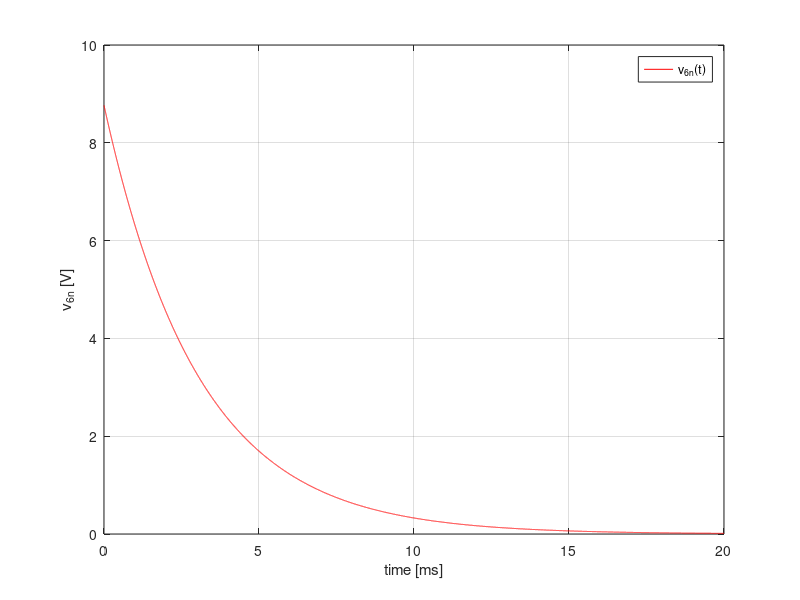
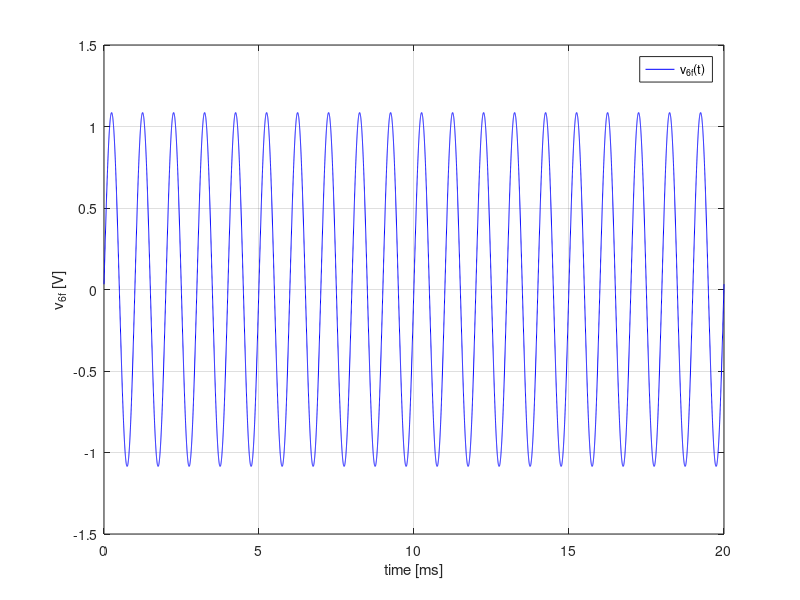
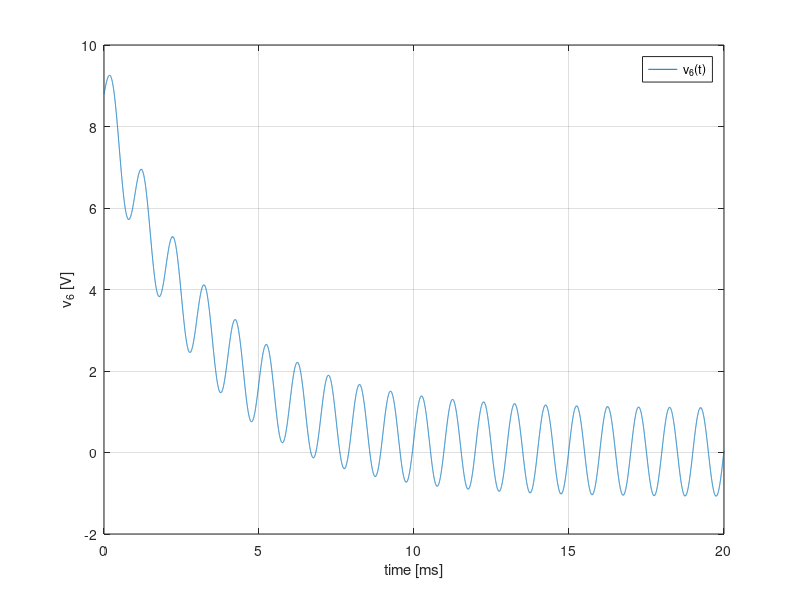

Source code (MATLAB) for these figures, in order:
% T2
format long 

% Units for the values: V, mA, kOhm, mS and uF
% Values:  
R1 = 1.04001336091 
R2 = 2.04372276851 
R3 = 3.11359737601 
R4 = 4.17085404861 
R5 = 3.02859283303 
R6 = 2.070545767 
R7 = 1.01835949725 
Vs = 5.20102702949 
C = 1.00460501759 
Kb = 7.19043597753 
Kd = 8.06397385506 


%-------------------------------------------------------------------------------
% 1) Nodal analysis (t<0)
%-------------------------------------------------------------------------------
      
     % V1, V2, V3, V5, V6, V7, V8
A1 = [1,0,0,0,0,0,0; ... % ---------------------------------------node 1

      0,-(1/R1)-(1/R2)-(1/R3),(1/R2),(1/R3),0,0,0; ... % ---------node 2
      
      0,Kb+(1/R2),-(1/R2),-Kb,0,0,0; ...  % ----------------------node 3 
      
      0,-Kb,0,(1/R5)+Kb,-(1/R5),0,0; ... % -----------------------node 6
      
      0,0,0,0,0,-(1/R6)-(1/R7),(1/R7); ... % ---------------------node 7
      
      0,(1/R3),0,-(1/R3)-(1/R4)-(1/R5),(1/R5),(1/R7),-(1/R7); ... %supernode 5,8
      
      0,0,0,1,0,(Kd/R6),-1] % ------------------------------------additional equation: dependent voltage source
      
     
B1 = [Vs;-(Vs/R1);0;0;0;0;0]

C1 = A1\B1



%-------------------------------------------------------------------------------
% 2) Nodal analysis (Vs = 0; Vx = V6-V8)
%-------------------------------------------------------------------------------

Vs = 0
V6 = C1(5,1)
V8 = C1(7,1)
Vx = V6-V8

    % V1, V2, V3, V5, V6, V7, V8, Ix
A2 = [1,0,0,0,0,0,0,0; ... %---------------------------------------node 1

     0,-(1/R1)-(1/R2)-(1/R3),(1/R2),(1/R3),0,0,0,0; ... % ---------node 2
     
     0,Kb+(1/R2),-(1/R2),-Kb,0,0,0,0; ...  % ----------------------node 3 
     
     0,-Kb,0,(1/R5)+Kb,-(1/R5),0,0,-1; ... % ----------------------node 6
     
     0,0,0,0,0,-(1/R6)-(1/R7),(1/R7),0; ... % ---------------------node 7
     
     0,(1/R3),0,-(1/R3)-(1/R4)-(1/R5),(1/R5),(1/R7),-(1/R7),1; ... %supernode 5,8
     
     0,0,0,1,0,(Kd/R6),-1,0; ... % --------------------------------additional equation: dependent voltage source
     
     0,0,0,0,1,0,-1,0] % ------------------------------------------additional equation: Vx = V6-V8
     
     
B2 = [Vs;-(Vs/R1);0;0;0;0;0;Vx]
     
C2 = A2\B2

Ix = C2(8,1)

Req = (Vx/Ix) % Equivalent resistance

tau = (Req*10^3)*(C*10^-6) % Time constant


%-------------------------------------------------------------------------------
% 3) Natural solution, v_6n(t)
%-------------------------------------------------------------------------------

t=0:0.000001:0.020;

v_6n = Vx*exp(-(t/abs(tau)));

figure();
plot(t*10^3, v_6n, "r")
xlabel ("time [ms]");
ylabel ("v_6_n [V]");
grid on;
legend("v_6_n(t)");


%-------------------------------------------------------------------------------
% 4) Forced solution, v_6f(t)
%-------------------------------------------------------------------------------

f = 1000 % Hz
w= 2*pi*f
Zc = 1/(j*w*C*(10^-6))
Vs = j

     % V1, V2, V3, V5, V6, V7, V8
A4 = [1,0,0,0,0,0,0; ... % ----------------------------------------------------node 1

      0,-(1/R1)-(1/R2)-(1/R3),(1/R2),(1/R3),0,0,0; ... % ----------------------node 2
      
      0,Kb+(1/R2),-(1/R2),-Kb,0,0,0; ...  % -----------------------------------node 3 
      
      0,-Kb,0,(1/R5)+Kb,-(1/R5)-(1/Zc),0,(1/Zc); ... % ------------------------node 6
      
      0,0,0,0,0,-(1/R6)-(1/R7),(1/R7); ... % ----------------------------------node 7
      
      0,(1/R3),0,-(1/R3)-(1/R4)-(1/R5),(1/Zc)+(1/R5),(1/R7),-(1/R7)-(1/Zc); ...%supernode 5,8
      
      0,0,0,1,0,(Kd/R6),-1] % -------------------------------------------------additional equation: dependent voltage source
      
     
B4 = [Vs;-(Vs/R1);0;0;0;0;0]

C4 = A4\B4

mag_v6 = abs(C4(5,1))
ph_v6 = angle(C4(5,1))

t=0:0.000001:0.020;

v_6f = mag_v6*cos(w*t-ph_v6);

figure();
plot(t*10^3, v_6f, 'b')
xlabel ("time [ms]");
ylabel ("v_6_f [V]");
grid on;
legend("v_6_f(t)");


%-------------------------------------------------------------------------------
% 5) Total solution, v_6(t)
%-------------------------------------------------------------------------------

t=0:0.000001:0.020;

v_6 = v_6n + v_6f;

figure();
plot(t*1000, v_6)
xlabel ("time [ms]");
ylabel ("v_6 [V]");
grid on;
legend("v_6(t)");